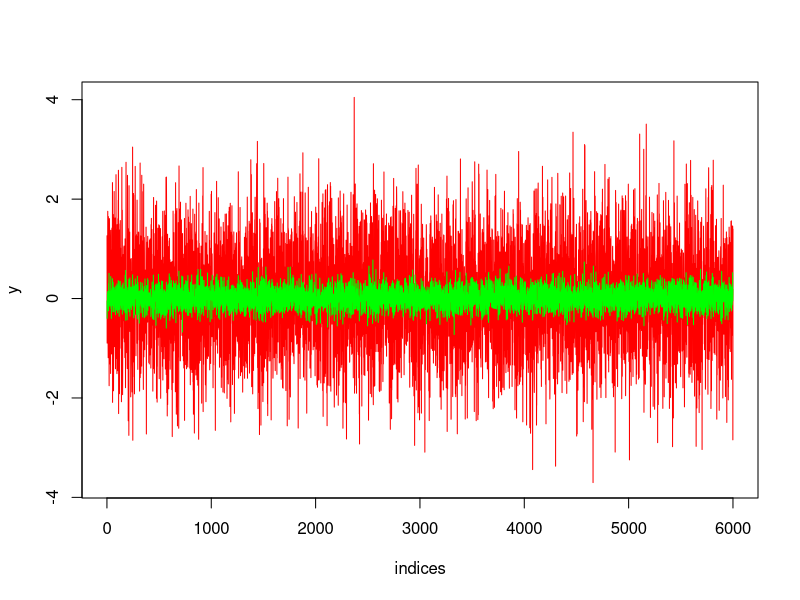
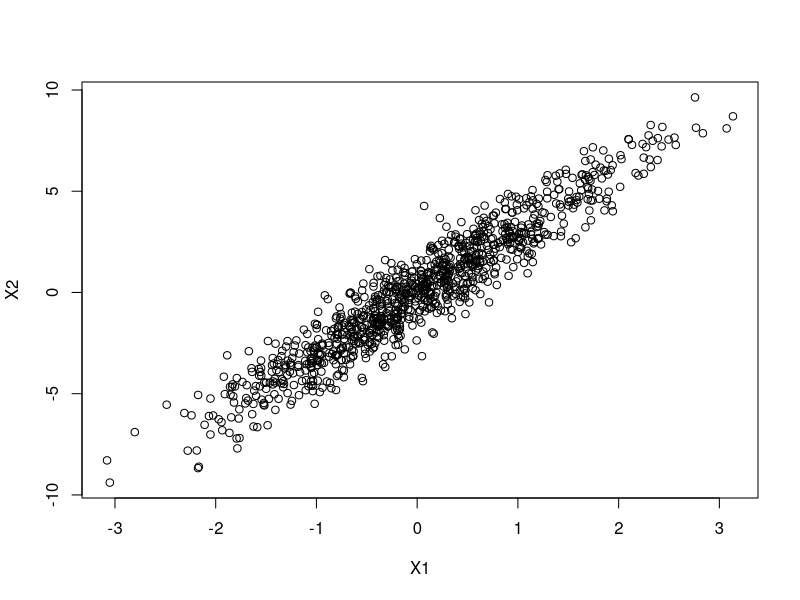
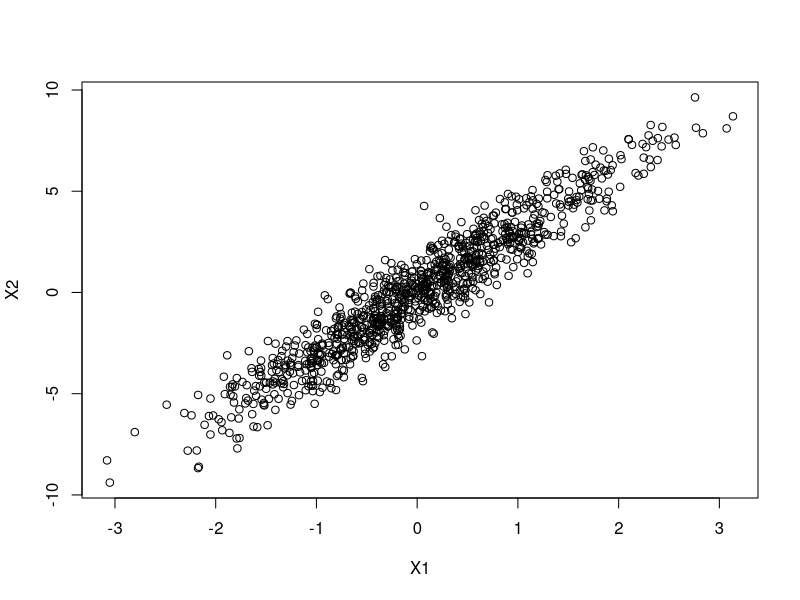
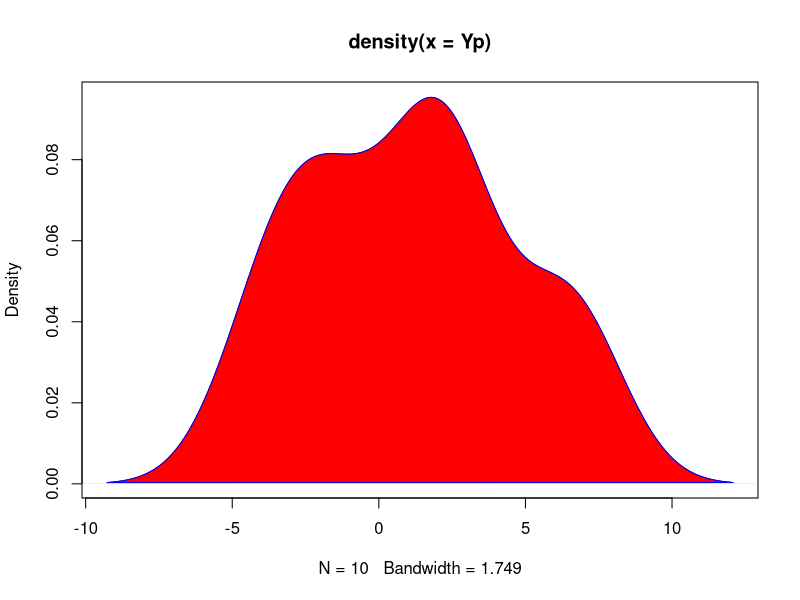
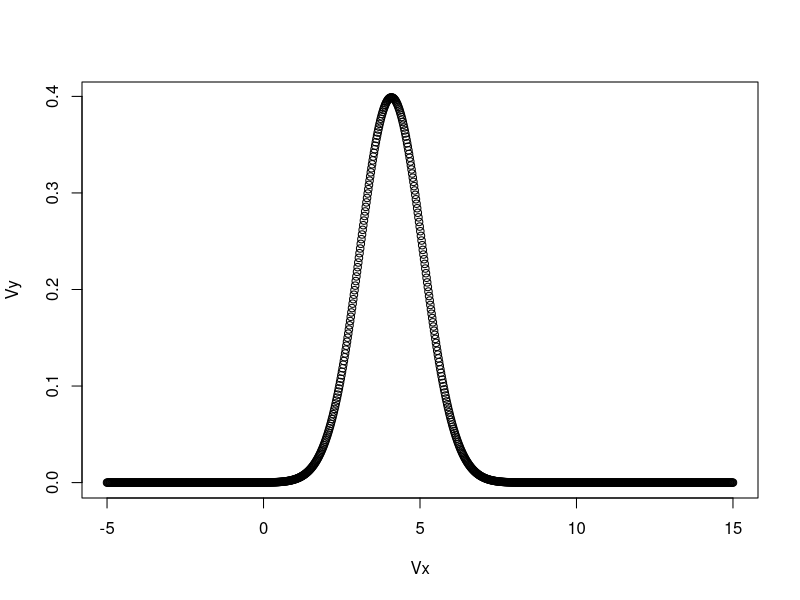
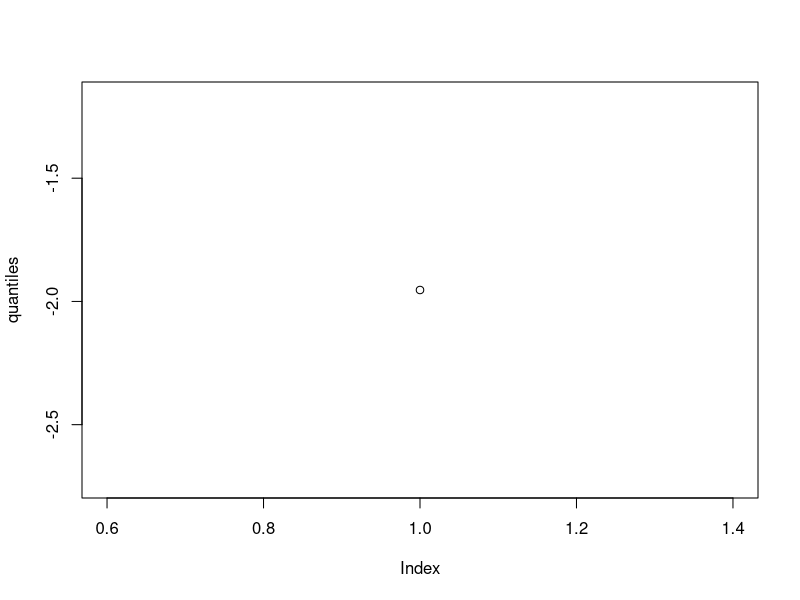
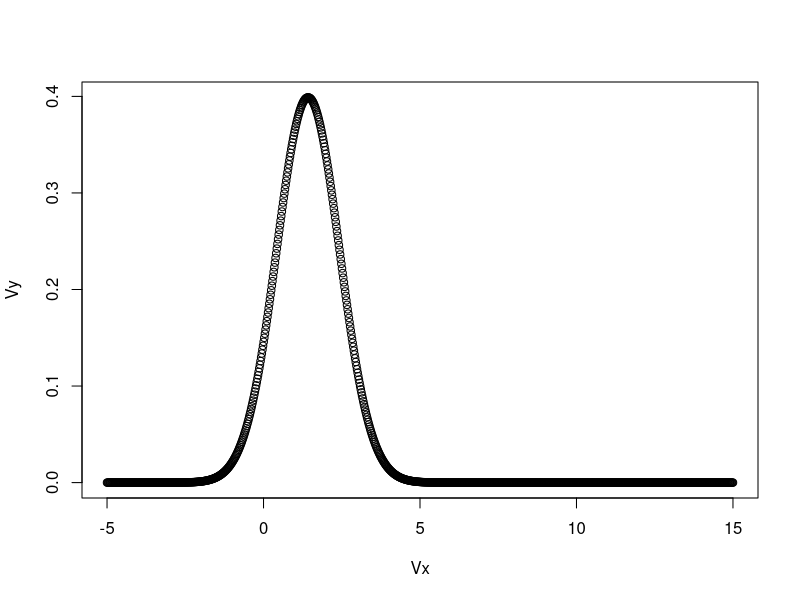

The R script that drew these images, in order:
set.seed(0)
mat <- matrix(0, nrow=6000, ncol=201)
for (i in 1:6000){
  mat[i,] = rnorm(201,0,1)
}
indices <- seq(1:6000)
frame <- as.data.frame(mat)
frame[1, 199]
y <- mat[,1]
x <- mat[, 2:201]
x

#Dessiner le nuage des points du premier vecteur.
plot(indices ,y, type = "l", col="red")

model <- lm(y~x, data=frame)
summary(model)
p_values = summary(model)$coefficients[,4]
count_non_zero = 0
for (i in 1:length(p_values)){
  if(p_values[i] < 0.05){
    count_non_zero = count_non_zero + 1
  }
}
#Dessiner le nuage des y estimés du premier vecteur.
fittedVlues <- fitted(model)
lines(indices,fittedVlues,col="green")
length(p_values)
count_non_zero


#Question 2
n = 1000
epsilon1 <- rnorm(1000,0,1)
epsilon2 <- rnorm(1000,0,1)
epsilon3 <- rnorm(1000,0,1)
X1 <- epsilon1
X2 <- 3*X1 +epsilon2
Y <- 2 + X1 + X2 + epsilon3
plot(X1,X2)
set.seed(3)
epsilonp1 <- rnorm(10,0,1)
epsilonp2 <- rnorm(10,0,1)
epsilonp3 <- rnorm(10,0,1)
Xp1 <- epsilonp1
Xp2 <- 3*Xp1 +epsilonp2
Yp <-  2 + Xp1 + Xp2 + epsilonp3
Yp

plot(X1,X2) 

Yp
#Modele 1:
model1 = lm(Yp~Xp1)
fitted(model1)

#Modele 2:
model2 = lm(Yp~Xp2)
fitted(model2)

#questionC
model3 =  lm(Yp~Xp1 + Xp2)
summary(model3)$coefficients
n = 10
seque <- seq(-5, 15, length=n)
Dy <- density(Yp)
plot(Dy)
mean(Yp)
((n-1)/n)*var(Yp)
polygon(Dy, col="red", border="blue") 

#questionD
"beta1 density"
vec = (   coef(model1)[2])
Vx <- seq(-5, 15, length=1000)
Vy<- dnorm(Vx, coef(model1)[2], 1)
plot(Vx,Vy)
quantiles <- quantile(y, probs=seq(0.025, 0.975))
plot(quantiles)
qnorm(0.975, coef(model1)[2], 1)
qnorm(0.125, coef(model1)[2], 1)
#beta2 density
Vx <- seq(-5, 15, length=1000)
Vy<- dnorm(Vx, coef(model2)[2], 1)
plot(Vx,Vy)
